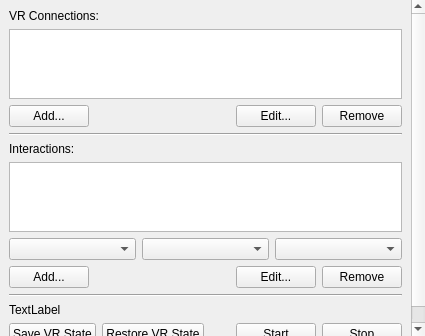
<?xml version="1.0" encoding="UTF-8"?>
<!-- SPDX-FileCopyrightText: Copyright (c) Kitware Inc. -->
<!-- SPDX-License-Identifier: BSD-3-Clause -->
<ui version="4.0">
 <class>VRDockPanel</class>
 <widget class="QScrollArea" name="scrollArea">
  <property name="frameShape">
   <enum>QFrame::NoFrame</enum>
  </property>
  <property name="widgetResizable">
   <bool>true</bool>
  </property>
  <widget class="QWidget" name="VRDockPanel">
   <property name="windowTitle">
    <string/>
   </property>
   <layout class="QGridLayout" name="gridLayout2">
    <item row="1" column="0">
     <widget class="QListWidget" name="connectionsTable"/>
    </item>
    <item row="12" column="0">
     <layout class="QHBoxLayout" name="horizontalLayout_3">
      <item>
       <widget class="QPushButton" name="saveState">
        <property name="text">
         <string>Save VR State</string>
        </property>
       </widget>
      </item>
      <item>
       <widget class="QPushButton" name="restoreState">
        <property name="text">
         <string>Restore VR State</string>
        </property>
       </widget>
      </item>
      <item>
       <spacer name="horizontalSpacer_2">
        <property name="orientation">
         <enum>Qt::Horizontal</enum>
        </property>
        <property name="sizeHint" stdset="0">
         <size>
          <width>40</width>
          <height>20</height>
         </size>
        </property>
       </spacer>
      </item>
      <item>
       <widget class="QPushButton" name="startButton">
        <property name="toolTip">
         <string>Start listening for VR events on the configured connections.</string>
        </property>
        <property name="text">
         <string>Start</string>
        </property>
       </widget>
      </item>
      <item>
       <widget class="QPushButton" name="stopButton">
        <property name="toolTip">
         <string>Stop listening for VR events.</string>
        </property>
        <property name="text">
         <string>Stop</string>
        </property>
       </widget>
      </item>
     </layout>
    </item>
    <item row="6" column="0">
     <layout class="QHBoxLayout" name="horizontalLayout" stretch="1,1,1">
      <item>
       <widget class="QComboBox" name="stylesCombo">
        <property name="toolTip">
         <string>Select the type of interaction.</string>
        </property>
        <property name="sizeAdjustPolicy">
         <enum>QComboBox::AdjustToContents</enum>
        </property>
       </widget>
      </item>
      <item>
       <widget class="pqAnimatableProxyComboBox" name="proxyCombo">
        <property name="toolTip">
         <string>Select an object for interaction.</string>
        </property>
        <property name="sizeAdjustPolicy">
         <enum>QComboBox::AdjustToContents</enum>
        </property>
       </widget>
      </item>
      <item>
       <widget class="pqAnimatablePropertiesComboBox" name="propertyCombo">
        <property name="toolTip">
         <string>Select the object's property for interaction.</string>
        </property>
        <property name="sizeAdjustPolicy">
         <enum>QComboBox::AdjustToContents</enum>
        </property>
       </widget>
      </item>
     </layout>
    </item>
    <item row="5" column="0">
     <widget class="QListWidget" name="stylesTable"/>
    </item>
    <item row="8" column="0">
     <widget class="Line" name="line_2">
      <property name="orientation">
       <enum>Qt::Horizontal</enum>
      </property>
     </widget>
    </item>
    <item row="2" column="0">
     <layout class="QHBoxLayout" name="horizontalLayout_2" stretch="0,0,0,0">
      <item>
       <widget class="QPushButton" name="addConnection">
        <property name="toolTip">
         <string>Add a new VR connection.</string>
        </property>
        <property name="text">
         <string>Add...</string>
        </property>
        <property name="icon">
         <iconset resource="../../Qt/Widgets/Resources/QtWidgets.qrc">
          <normaloff>:/QtWidgets/Icons/pqPlus.svg</normaloff>:/QtWidgets/Icons/pqPlus.svg</iconset>
        </property>
       </widget>
      </item>
      <item>
       <spacer name="horizontalSpacer">
        <property name="orientation">
         <enum>Qt::Horizontal</enum>
        </property>
        <property name="sizeHint" stdset="0">
         <size>
          <width>40</width>
          <height>20</height>
         </size>
        </property>
       </spacer>
      </item>
      <item>
       <widget class="QPushButton" name="editConnection">
        <property name="toolTip">
         <string>Edit the selected VR connection.</string>
        </property>
        <property name="text">
         <string>Edit...</string>
        </property>
       </widget>
      </item>
      <item>
       <widget class="QPushButton" name="removeConnection">
        <property name="toolTip">
         <string>Remove the selected VR connection.</string>
        </property>
        <property name="text">
         <string>Remove</string>
        </property>
        <property name="icon">
         <iconset resource="../../Qt/Widgets/Resources/QtWidgets.qrc">
          <normaloff>:/QtWidgets/Icons/pqDelete.svg</normaloff>:/QtWidgets/Icons/pqDelete.svg</iconset>
        </property>
       </widget>
      </item>
     </layout>
    </item>
    <item row="0" column="0">
     <widget class="QLabel" name="label">
      <property name="text">
       <string>VR Connections:</string>
      </property>
     </widget>
    </item>
    <item row="3" column="0">
     <widget class="Line" name="line">
      <property name="orientation">
       <enum>Qt::Horizontal</enum>
      </property>
     </widget>
    </item>
    <item row="4" column="0">
     <widget class="QLabel" name="label_2">
      <property name="text">
       <string>Interactions:</string>
      </property>
     </widget>
    </item>
    <item row="9" column="0">
     <layout class="QVBoxLayout" name="stylePropertiesLayout">
       <item>
         <widget class="QLabel" name="stylePropertiesLabel">
           <property name="text">
             <string>TextLabel</string>
           </property>
         </widget>
       </item>
     </layout>
    </item>
    <item row="7" column="0">
     <layout class="QHBoxLayout" name="horizontalLayout_4">
      <item>
       <widget class="QPushButton" name="addStyle">
        <property name="toolTip">
         <string>Add a new interaction.</string>
        </property>
        <property name="text">
         <string>Add...</string>
        </property>
        <property name="icon">
         <iconset resource="../../Qt/Widgets/Resources/QtWidgets.qrc">
          <normaloff>:/QtWidgets/Icons/pqPlus.svg</normaloff>:/QtWidgets/Icons/pqPlus.svg</iconset>
        </property>
       </widget>
      </item>
      <item>
       <spacer name="horizontalSpacer_3">
        <property name="orientation">
         <enum>Qt::Horizontal</enum>
        </property>
        <property name="sizeHint" stdset="0">
         <size>
          <width>40</width>
          <height>20</height>
         </size>
        </property>
       </spacer>
      </item>
      <item>
       <widget class="QPushButton" name="editStyle">
        <property name="toolTip">
         <string>Customize role bindings.</string>
        </property>
        <property name="text">
         <string>Edit...</string>
        </property>
       </widget>
      </item>
      <item>
       <widget class="QPushButton" name="removeStyle">
        <property name="toolTip">
         <string>Remove the selected interaction.</string>
        </property>
        <property name="text">
         <string>Remove</string>
        </property>
        <property name="icon">
         <iconset resource="../../Qt/Widgets/Resources/QtWidgets.qrc">
          <normaloff>:/QtWidgets/Icons/pqDelete.svg</normaloff>:/QtWidgets/Icons/pqDelete.svg</iconset>
        </property>
       </widget>
      </item>
     </layout>
    </item>
    <item row="11" column="0">
     <layout class="QVBoxLayout" name="collaborationContainer"/>
    </item>
   </layout>
  </widget>
 </widget>
 <customwidgets>
  <customwidget>
   <class>pqAnimatableProxyComboBox</class>
   <extends>QComboBox</extends>
   <header>pqAnimatableProxyComboBox.h</header>
  </customwidget>
  <customwidget>
   <class>pqAnimatablePropertiesComboBox</class>
   <extends>QComboBox</extends>
   <header>pqAnimatablePropertiesComboBox.h</header>
  </customwidget>
 </customwidgets>
 <tabstops>
  <tabstop>connectionsTable</tabstop>
  <tabstop>addConnection</tabstop>
  <tabstop>editConnection</tabstop>
  <tabstop>removeConnection</tabstop>
  <tabstop>stylesTable</tabstop>
  <tabstop>proxyCombo</tabstop>
  <tabstop>propertyCombo</tabstop>
  <tabstop>stylesCombo</tabstop>
  <tabstop>addStyle</tabstop>
  <tabstop>editStyle</tabstop>
  <tabstop>removeStyle</tabstop>
  <tabstop>saveState</tabstop>
  <tabstop>restoreState</tabstop>
 </tabstops>
 <resources>
  <include location="../../Qt/Widgets/Resources/QtWidgets.qrc"/>
 </resources>
 <connections/>
</ui>
